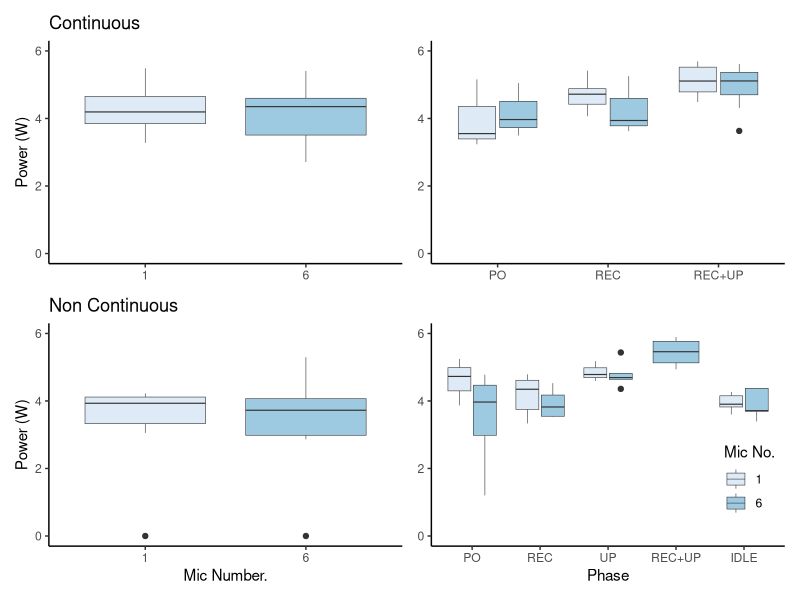

This figure's R source:
#####################################################################
# Script for Calculating Stats/ Figures on the Power Consumption
# Data. (6 Mic Circular Array vs 1 USB Microphone)
#
# Both set ups were based on a raspberry Pi 4B+ (4GB)
#
# Becky Heath January 2021
# 

# Load Libraries and Set WD ####
library(ggplot2)
library(patchwork)
library(stringr)
library(tools)

setwd(dirname(rstudioapi::getActiveDocumentContext()$path))

# Analysis: ####

# Load data and Split Dataset to 6mic and 1mic

dataset.og <- read.csv("power-usage-data.csv")

dataset <- dataset.og
dataset$test <- as.factor(dataset$test)
dataset$head <- as.factor(dataset$head)

for(i in c("non_continuous", "continuous")){
  sample.og <- dataset[dataset$test == i,]
  for(j in c("y", "n")){
    sample <- sample.og[sample.og$head == j,]
    sample$device <- as.factor(sample$device) 
    sample$phase <- factor(sample$phase, levels=c("PO", "REC", "UP","REC+UP","IDLE"))
    if(j =="n"){
      title = str_replace(i,"_"," ")
      title = toTitleCase(title)
      bp <<- ggplot(sample, aes(x=device, y=power, fill=device)) + 
        geom_boxplot(lwd=0.2) +
        scale_fill_brewer(palette="Blues") +
        labs(title= title ,x="Mic Number.", y = "Power (W)") +
        theme_classic() +
        ylim(0,6) +
        theme(legend.position = "none")
    } else {
      bp <<- ggplot(sample, aes(x=phase, y=power, fill=device)) + 
        geom_boxplot(lwd=0.2) +
        scale_fill_brewer(palette="Blues", name = "Mic No.") +
        labs(x="Phase") +
        theme_classic() +
        ylim(0,6) +
        theme(legend.position =c(0.9,0.3)) +
        theme(axis.title.y=element_blank())
    }
    
    if(i == "continuous"){
      bp <<- bp + theme(axis.title.x = element_blank()) +
          theme(legend.position = "none")
    }
    
    plot_name <- paste("BP_", i,"_",j, sep="")
    assign(plot_name,bp)

  }
  
}

top <- BP_continuous_n | BP_continuous_y
bottom <- BP_non_continuous_n | BP_non_continuous_y
top/bottom



##### Stats (TODO) ####

find_values_non_cont <- function(dataset){
  for(i in c("PO", "REC", "UP","REC+UP", "IDLE")){
    df <- dataset[dataset$phase == i,]
    mean <- mean(df[["power"]])
    SE <- sd(df[["power"]])
    out.string = paste(i, " Mean = ",mean, ". Standard Deviation = ",SE, sep="")
    print (out.string) # to show means
    model <- t.test(power ~ device, data = df)
    out <- paste0("########################## ", i)
    print(out)
    print(model)
  }
}

find_values_cont <- function(dataset){
  for(i in c("PO", "REC","REC+UP")){
    df <- dataset[dataset$phase == i,]
    mean <- mean(df[["power"]])
    SE <- sd(df[["power"]])
    out.string = paste(i, " Mean = ",mean, ". Standard Deviation = ",SE, sep="")
    print (out.string) # to show means
    model <- t.test(power ~ device, data = df)
    out <- paste0("########################## ", i)
    print(out)
    print(model)
  }
}

find_values_cont(dataset)
